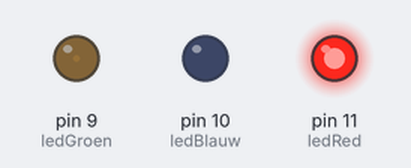
Bench run of a sketch on a simulated Arduino Uno, built with avr-gcc and run on an emulated ATmega328P. Shown: output pins drawn as LEDs (lit = HIGH).

Above: at 0.15 s.
At 4.96 s:
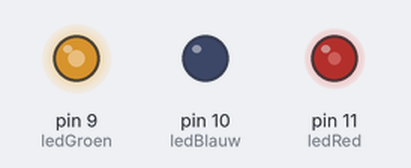
At 9.77 s:
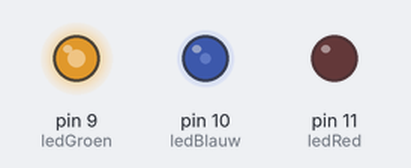
At 19.7 s:
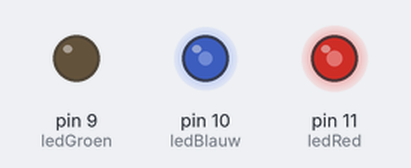
At 29.63 s:
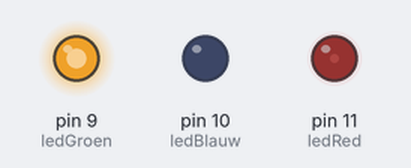
At 39.56 s:
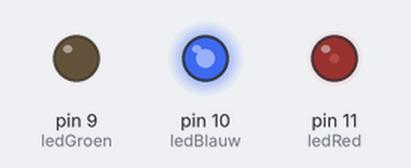
Timing chart, 0 to 40.0 s (numbered marks = the images above):
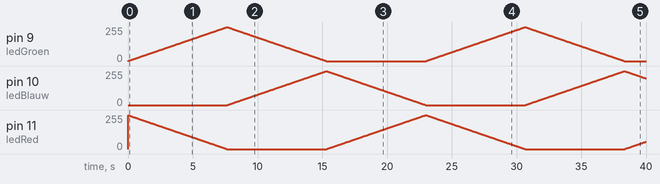

The sketch:

Opdracht_5.ino
```cpp
// Definieer Led pins.
const int ledRed = 11;
const int ledGroen = 9;
const int ledBlauw = 10;

// Definieer variables
int roodWaarde;
int groenWaarde;
int blauwWaarde;

void setup() {
  // Zet pins open.
  pinMode(11, OUTPUT);
  pinMode(9, OUTPUT);
  pinMode(10, OUTPUT);

  // Zet lamp aan.
  analogWrite(ledRed, HIGH);
}

void loop() {
  // Definieer een start waarde rood.
  roodWaarde = 255;
  groenWaarde = 0;
  blauwWaarde = 0;

  // Logica van kleur rood.
  for (int i = 0; i < 255; i++) {
    // Pas waardes aan.
    roodWaarde--;
    groenWaarde++;
    // Functie voor kleur aanspreken.
    RGBLed(roodWaarde, groenWaarde, blauwWaarde);
  }

  // Definieer een start waarde groen.
  roodWaarde = 0;
  groenWaarde = 255;
  blauwWaarde = 0;

  // Logica van kleur groen.
  for (int i = 0; i < 255; i++) {
    // Pas waardes aan.
    groenWaarde--;
    blauwWaarde++;
    // Functie voor kleur aanspreken
    RGBLed(roodWaarde, groenWaarde, blauwWaarde);
  }

  // Definieer een start waarde blauw.
  roodWaarde = 0;
  groenWaarde = 0;
  blauwWaarde = 255;

  // Logica van kleur blauw.
  for (int i = 0; i < 255; i++) {
    // Pas waardes aan.
    blauwWaarde--;
    roodWaarde++;
    // Functie voor kleur aanspreken
    RGBLed(roodWaarde, groenWaarde, blauwWaarde);
  }
}

// Logica van led licht.
// Geef waardes door naar het Led licht
// D.m.v. een delay verander de kleuren.
void RGBLed(int rood, int groen, int blauw) {
  for (int i = 0; i < 3; i++) {
      analogWrite(ledRed, rood);
      analogWrite(ledGroen, groen);
      analogWrite(ledBlauw, blauw);
      delay(10);
    }
}
```
